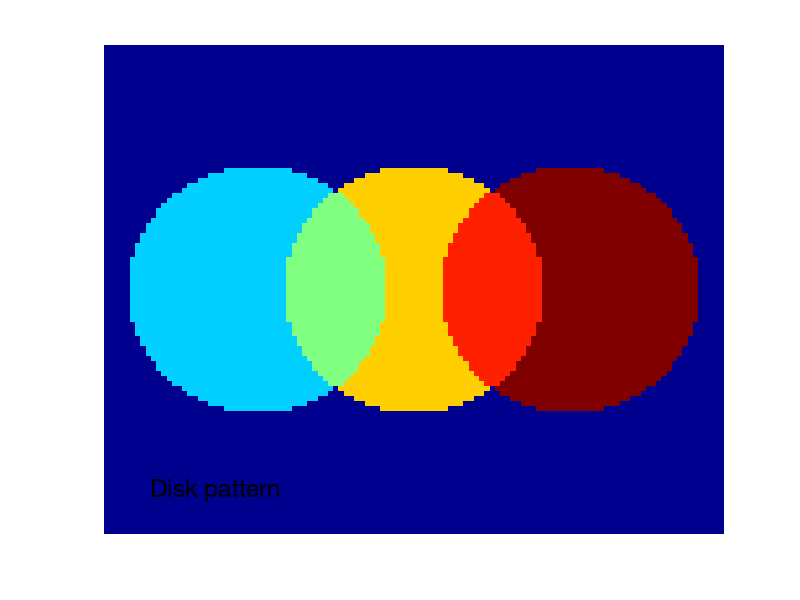

Here is the MATLAB script that generated this plot:
% disk_ptn.m  Plots three disks by pcolor.
% See Figure D.3
close
set(gcf, 'NumberTitle','off','Name', 'disk_ptn; L_d2')

clear;clf
map=jet;
colormap(map)
disp 'For Stdent Edition users, ni < 25'
%ni=input('ni = ')
ni=100;
nj= ni*1.20;
ic1=ni/2; ic2=ni/2; ic3=ni/2;
jc1=nj/4; jc2=nj/2; jc3=nj/4*3;
W=ones(ni,nj);
ni20=ni/4;
for i=1:ni
  for j=1:nj
    r1 = sqrt((i-ic1)^2 + (j-jc1)^2);
    r2 = sqrt((i-ic2)^2 + (j-jc2)^2) ;
    r3 =  sqrt((i-ic3)^2 + (j-jc3)^2);
    if r1  <  ni20  W(i,j)=20; end
    if r2  < ni20 , W(i,j)=40; end
    if r3  < ni20 , W(i,j)=60; end
    if r1< ni20 & r2 < ni20,  W(i,j)=30; end
    if r2< ni20 & r3 < ni20,  W(i,j)=50; end
  end
end
pcolor(W);
shading flat;
save disk_d W map ; axis('off')
text(ni/10,ni/10,'Disk pattern','FontSize',[18])
